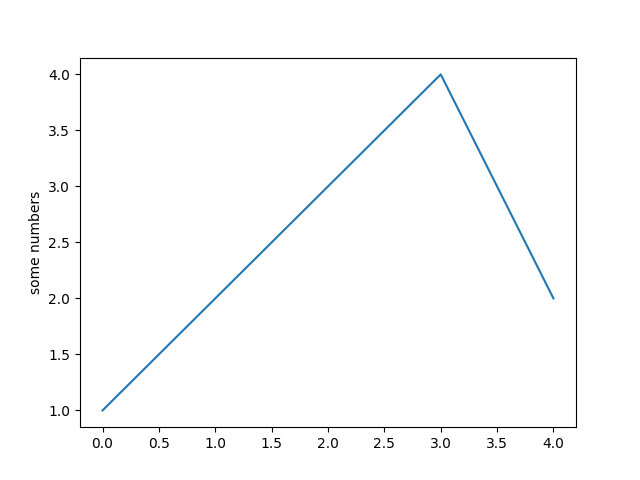

Write Python code to recreate this figure.
from matplotlib import pyplot
pyplot.plot([1, 2, 3, 4, 2])
pyplot.ylabel('some numbers')
pyplot.savefig('sample1.png')
pyplot.show()
